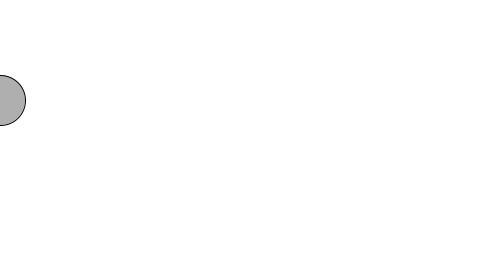
Frame 1 (no input)
Frame 60 (the mouse pressed at the canvas centre just before this capture): identical to frame 1, image omitted
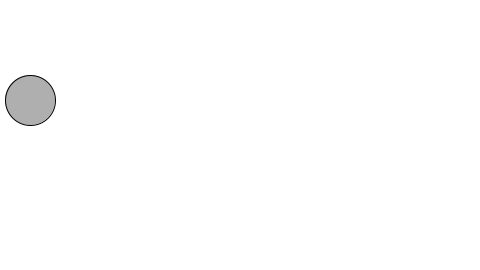
Frame 120 (the mouse held since frame 60 and released just before this capture)

The Processing sketch that drew these frames (run headless with seeded random() and noise(); from frame 60 on, the mouse is pressed at the canvas centre):

// Processing sketch: CircleStartStop
// ── CircleStartStop.pde
// Declare and initialize two integer variables at the top of the code.
int circleX;
int circleY;
boolean startstop;

void setup() {
  size(480, 270);
  circleX = 0;
  circleY = 0;
}

void draw() {
  circleY = 100;
  background(255);
  stroke(0);
  fill(175);
  ellipse(circleX, circleY, 50, 50);

  if (mousePressed) {
    startstop = !startstop;
  }

  if (startstop) {
    circleX = circleX + 1;
  }
}
